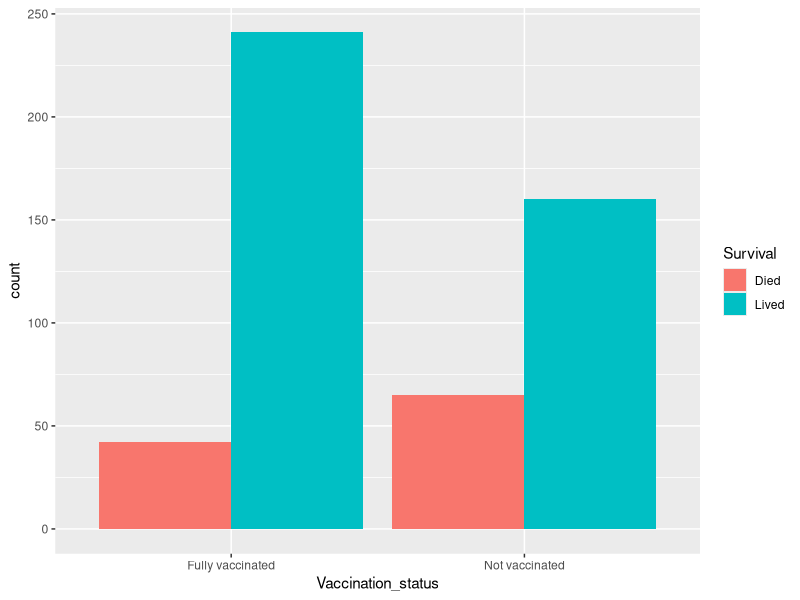
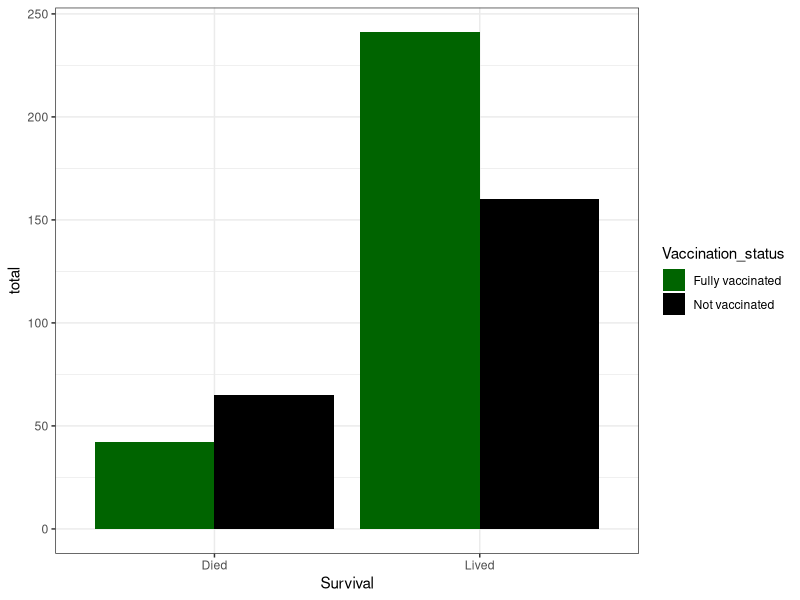

Here is the R script that generated these plots, in order:
## ---- chunk 1
rm(list=ls())
library(tidyverse)
library(here)
## ---- chunk 2
covid <- read.csv(here("Data/covid_vaccines.csv"))
## ---- chunk 3
# checking out dataset
glimpse(covid)
# assigning vaccination as fctr
covid$Vaccination_status <- 
  as.factor(covid$Vaccination_status)
levels(covid$Vaccination_status)
# assigning survival as fctr
covid$Survival <- 
  as.factor(covid$Survival)
levels(covid$Survival)
## ---- chunk 4
glimpse(covid)

ggplot(covid, aes(x = Vaccination_status, fill = Survival)) +
  geom_bar('position' = 'dodge')
## ---- chunk 5
?length

covid_count <- covid |>
  group_by(Vaccination_status, Survival) |>
  summarise(total = length(Vaccination_status)) 
## ---- chunk 6
ggplot(covid_count, aes(x = Survival, y = total, fill = Vaccination_status)) +
  geom_bar(stat = 'identity', 'position' = 'dodge') +
  scale_fill_manual(values = c("Not vaccinated" = "black", "Fully vaccinated" = "darkgreen")) +
  theme_bw()

?scale_fill_manual
## ---- chunk 7
covid_mat <- xtabs(total ~ Vaccination_status + Survival, 
                  data = covid_count)
covid_mat
## ---- chunk 8
chisq.test(covid_mat)
